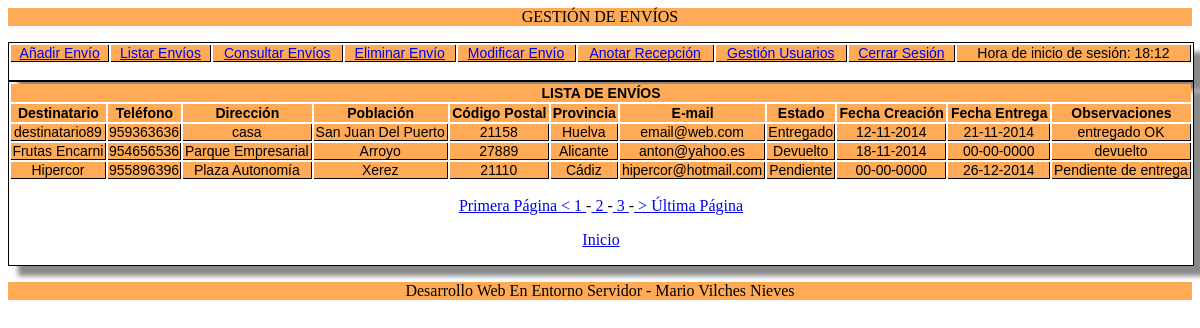
/index.php?action=listar&pag=2 (signed in), run on the app's committed database.
### tables this page shows
CREATE TABLE IF NOT EXISTS `envio` (
`cod_envio` tinyint(4) NOT NULL,
  `destinatario` varchar(40) NOT NULL,
  `telefono` varchar(9) NOT NULL,
  `direccion` varchar(40) DEFAULT NULL,
  `poblacion` varchar(30) NOT NULL,
  `postal` varchar(5) NOT NULL,
  `provincia` char(2) NOT NULL,
  `email` varchar(30) NOT NULL,
  `estado` varchar(15) DEFAULT NULL,
  `creacion` date NOT NULL,
  `entrega` date NOT NULL,
  `observaciones` varchar(90) DEFAULT NULL
);

CREATE TABLE IF NOT EXISTS `tbl_provincias` (
  `cod` char(2) NOT NULL DEFAULT '00' COMMENT 'Código de la provincia de dos digitos',
  `nombre` varchar(50) NOT NULL DEFAULT '' COMMENT 'Nombre de la provincia'
);

### app/models/clase_DB.php (called while the page is built, shortened)
<?php
Class Db {
	private $link;
	static $_instance;
	public static function getInstance(){
		if (!(self::$_instance instanceof self)){
			self::$_instance=new self();
		}
		return self::$_instance;
	}
	private function Conectar($conf)
	{
		$this->link=new mysqli($conf['servidor'], $conf['usuario'], $conf['password']);
		$this->link->select_db($conf['base_datos']);
		$this->link->query("SET NAMES 'utf8'");
	}
	public function Consulta($sql)
	{
		$this->result=$this->link->query($sql);
		return $this->result;
	}
	public function LeeRegistro($result=NULL)
	{
		$this->regActual=$result->fetch_array();
		return $this->regActual;
	}
}

### app/models/clase_envios.php (called while the page is built, shortened)
<?php
include_once 'clase_DB.php';
class ClaseEnvios
{
private $instancia_conexion;
	public function __construct()
	{
		$this->instancia_conexion=Db::getInstance();
	}
	public function numero_envios(){
		$sql_envios = "select count(*) as total from envio;";
		$stmt2 = $this->instancia_conexion->Consulta($sql_envios);
		while ($registro = $this->instancia_conexion->LeeRegistro($stmt2))
		{
			$num_envios[]=$registro['total'];
		}
		return $num_envios;
	}
	public function ListarRango($inicio, $cantidad){
		$sql_envios = $sql_envios ='select *,tbl_provincias.nombre as prov from envio,tbl_provincias where envio.provincia=tbl_provincias.cod order by envio.destinatario limit '.$inicio.','.$cantidad.';';
		$stmt2 = $this->instancia_conexion->Consulta($sql_envios);
		while ($registro = $this->instancia_conexion->LeeRegistro($stmt2))
		{
			$envios[]=$registro;
		}
		return $envios;
	}
}

### app/views/listar_envios.php (the view)
<div class="tabla">
	<table>
		<tr><th colspan="11">LISTA DE ENVÍOS</th></tr>
		<tr>
			<th>Destinatario</th><th>Teléfono</th><th>Dirección</th>
			<th>Población</th><th>Código Postal</th><th>Provincia</th><th>E-mail</th>
			<th>Estado</th><th>Fecha Creación</th><th>Fecha Entrega</th>
			<th>Observaciones</th>
		</tr>
			<?php foreach ($envios as $envio): ?>
			<tr>
   				<td><?php echo $envio['destinatario'] ?></td>
   				<td><?php echo $envio['telefono'] ?></td>
  	 				<td><?php echo $envio['direccion'] ?></td>
   				<td><?php echo $envio['poblacion'] ?></td>
   				<td><?php echo $envio['postal'] ?></td>
   				<td><?php echo $envio['prov'] ?></td>
   				<td><?php echo $envio['email'] ?></td>
   				<td><?php echo $this->MuestraEstado($envio['estado'])?></td>
   				<td><?php echo $this->FechaSql($envio['creacion']) ?></td>
   				<td><?php echo $this->FechaSql($envio['entrega']) ?></td>
   				<td><?php echo $envio['observaciones'] ?></td>
   			</tr>
   			<?php endforeach; ?>
	</table>
	<p align="center"><?php $this->MuestraPaginador($numPag, $totalPaginas, $fichero); ?></p>
	<p align="center"><a href="index.php">Inicio</a></p>
</div>

### Assets/css/estilo.css (style rules this page uses)
.tabla { margin:0px;padding:0px; width:100%; box-shadow: 10px 10px 5px #888888; border:1px solid #000000; }
.tabla table { width:100%; }
.tabla tr,td { background-color:#ffaa56; border:1px solid #000000; border-width:0px 1px 1px 0px; text-align:center; padding:0px; font-size:14px; font-family:Arial; font-weight:normal; color:#000000; }

### Assets/css/estilo2.css (style rules this page uses)
.tabla { margin:0px;padding:0px; width:100%; box-shadow: 10px 10px 5px #888888; border:1px solid #000000; }
.tabla table { width:100%; }
.tabla tr,td { background-color:#ffaa56; border:1px solid #000000; border-width:0px 1px 1px 0px; text-align:center; padding:0px; font-size:14px; font-family:Arial; font-weight:normal; color:#000000; }

### data on the page
envio: destinatario "destinatario89", telefono "959363636", direccion "casa", poblacion "San Juan Del Puerto", postal "21158", tbl_provincias.nombre "Huelva", email "email@web.com", estado "Entregado", creacion "12-11-2014", entrega "21-11-2014", observaciones "entregado OK"
envio: destinatario "Frutas Encarni", telefono "954656536", direccion "Parque Empresarial", poblacion "Arroyo", postal "27889", tbl_provincias.nombre "Alicante", email "anton@yahoo.es", estado "Devuelto", creacion "18-11-2014", entrega "00-00-0000", observaciones "devuelto"
envio: destinatario "Hipercor", telefono "955896396", direccion "Plaza Autonomía", poblacion "Xerez", postal "21110", tbl_provincias.nombre "Cádiz", email "hipercor@hotmail.com", estado "Pendiente", creacion "00-00-0000", entrega "26-12-2014", observaciones "Pendiente de entrega"

### other printed values
$_SESSION['tiempo'] "18:12"
$texto "Primera Página < > Última Página"
$texto "1"
$texto "2"
$texto "3"
